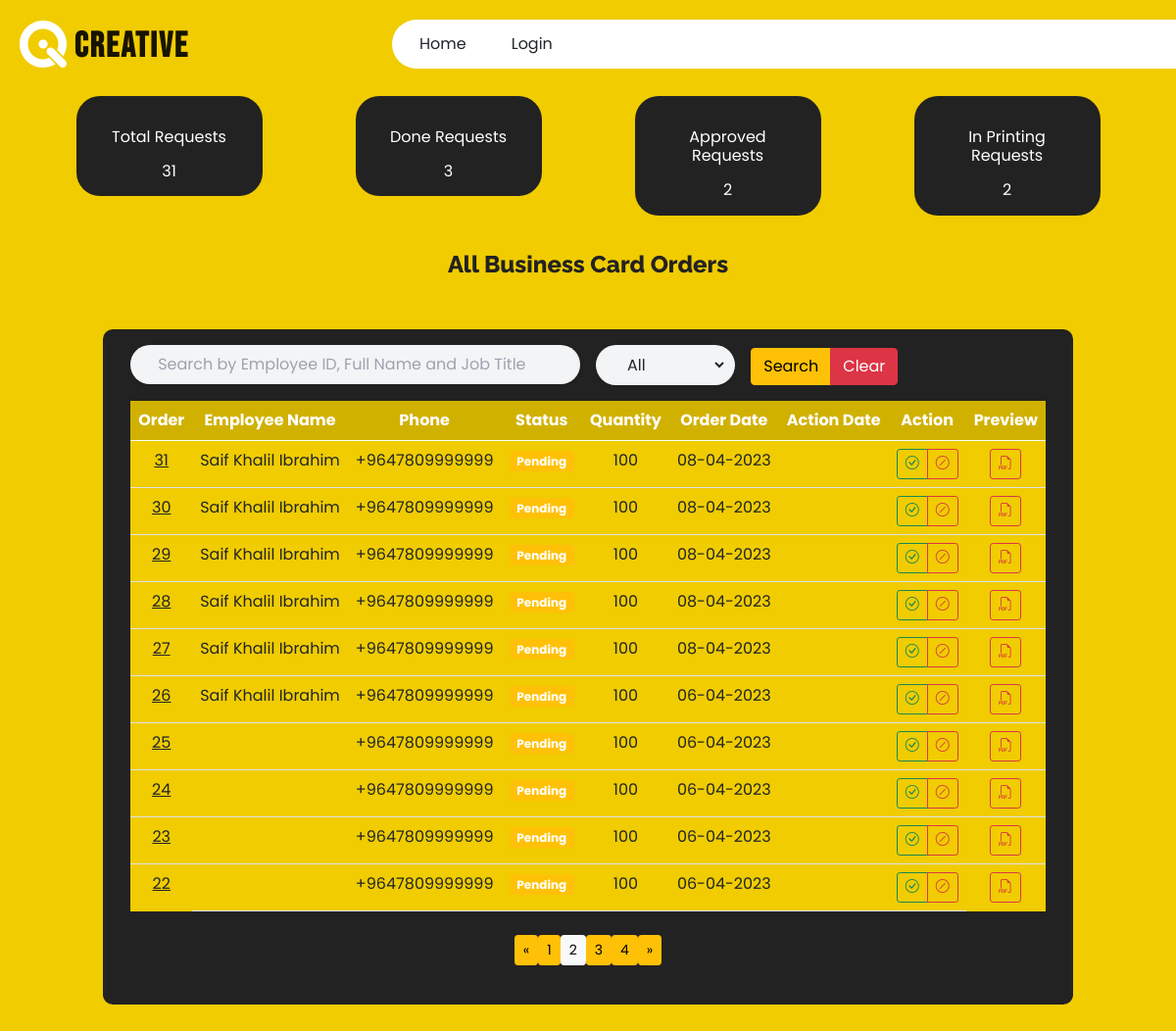
The app's page /business_order/requests/?page=2 with its own data.
### businesscard/models.py (models this page shows, shortened)
class BusinessRequest(models.Model):
    id = models.AutoField(primary_key=True, )
    user = models.ForeignKey(User, related_name='%(class)s_user',
                             null=True, blank=True, on_delete=models.CASCADE)
    employee_id = models.BigIntegerField(blank=False, null=False)
    first_name_en = models.CharField(
        max_length=250, blank=False, null=False, verbose_name='First Name En')
    last_name_en = models.CharField(
        max_length=250, blank=True, null=True, verbose_name='Last Name En')
    first_name_ar = models.CharField(
        max_length=250, blank=False, null=False, verbose_name='First Name Ar')
    last_name_ar = models.CharField(
        max_length=250, blank=True, null=True, verbose_name='last Name Ar')
    job_title = models.CharField(
        max_length=250, blank=False, null=False, verbose_name='Job Title En')
    job_title_ar = models.CharField(
        max_length=250, blank=False, null=False, verbose_name='Job Title Ar')
    phone = PhoneNumberField(verbose_name="Phone Number")
    quantity = models.BigIntegerField(blank=False, null=False)
    pdf = models.FileField(upload_to='pdf/%Y/%m/%d/', verbose_name='PDF')
    created_at = models.DateTimeField(
        auto_now_add=True, editable=False, verbose_name='Created at')
    status = models.CharField(choices=STATUS, default='Pending', max_length=250, blank=False, null=False,
                              verbose_name='Status')
    status_change_by = models.ForeignKey(User, related_name='%(class)s_status_change_by', null=True, blank=True,
                                         on_delete=models.CASCADE)
    status_change_at = models.DateTimeField(
        editable=False, null=True, blank=True, verbose_name='Status Change By')
    modified_at = models.DateTimeField(
        auto_now=True, editable=False, verbose_name='Modified at')
    created_by = models.ForeignKey(
        User, related_name='%(class)s_createdby', on_delete=models.CASCADE, blank=True, null=True, editable=False,
        verbose_name='Created by')
    modified_by = models.ForeignKey(
        User, related_name='%(class)s_modifiedby', null=True, blank=True, on_delete=models.CASCADE, editable=False,
        verbose_name='Modified by')

### businesscard/views.py (the view, shortened to what this page needs)
# urls.py: path('requests/', request_list, name='business_requests'),
def request_list(request):
    if request.method == 'GET':
        if request.GET.get('status'):
            status = request.GET.get('status')
            request.session['status'] = status
        else:
            status = ""
            request.session['status'] = status
        if request.GET.get('keywords'):
            keywords = request.GET.get('keywords')
            request.session['keywords'] = keywords
        else:
            keywords = ""
            request.session['keywords'] = keywords
        if request.GET.get('number_of_records'):
            number_of_records = request.GET.get('number_of_records')
            try:
                request.session['number_of_records'] = int(number_of_records)
            except:
                request.session['number_of_records'] = 50
    status = request.session.get('status')
    keywords = request.session.get('keywords')
    number_of_records = request.session.get('number_of_records')
    request_list3 = BusinessRequest.objects.all()
    total_requests = request_list3.count()
    Approved_requests = request_list3.filter(status='Approved').count()
    InPrinting_requests = request_list3.filter(status='In Printing').count()
    Done_requests = request_list3.filter(status='Done').count()
    request_list = BusinessRequest.objects.all()
    request_list1 = []
    if number_of_records:
        number_of_records = int(number_of_records)
    else:
        number_of_records = 10
    if status:
        request_list = request_list.filter(status=status)
    if keywords:
        query_words = str(keywords).split(" ")  # Get the word in a list
        query = Q()
        for w in query_words:
            if len(w) < 2:  # Min length
                query_words.remove(w)
        for word in query_words:
            query = query | Q(employee_id__icontains=word) | Q(
                first_name_en__icontains=word) | Q(job_title__icontains=word) | Q(last_name_en__icontains=word)
        request_list = request_list.filter(query)
    else:
        request_list = request_list.order_by('-created_at')
    session = [keywords, status, number_of_records]
    paginator = Paginator(request_list, number_of_records)
    page_number = request.GET.get('page', 1)
    page_obj = paginator.get_page(page_number)
    page_range = paginator.get_elided_page_range(
        number=page_number, on_each_side=2, on_ends=2)
    context = {
        'session': json.dumps(session),
        'page_obj': page_obj,
        'page_range': page_range,
        'total_requests': total_requests,
        'Approved_requests': Approved_requests,
        'InPrinting_requests': InPrinting_requests,
        'Done_requests': Done_requests,
        'requests_count': request_list.count(),
    }
    return render(request, 'businesscard/request_list.html', context)

### templates/businesscard/request_list.html (shortened to what this page needs)
{% extends "layout.html" %}
{% block content %}
{% load static %}
{% load humanize %}
<link rel="stylesheet" type="text/css" href="https://cdn.datatables.net/1.11.3/css/dataTables.bootstrap5.min.css" />
<link rel="stylesheet" type="text/css" href="https://cdn.datatables.net/buttons/2.1.1/css/buttons.bootstrap5.min.css" />
<link rel="stylesheet" type="text/css"
  href="https://cdn.datatables.net/responsive/2.2.9/css/responsive.bootstrap5.min.css" />
<div class="header mb-5">
    <div class="mb-3">
        <div class="row justify-content-around justify-content-center my-container">
            <div class="col-lg-2 col-md-2 col-sm-4 col-xs-4 m-3">
                <div class="row p-3 justify-center text-center bg-qitext text-white rounded-3xl ">
                    <h1 class="m-3">Total Requests</h1>
                    <h1>{{total_requests}}</h1>
                </div>
            </div>
            <div class="col-lg-2 col-md-2 col-sm-4 col-xs-4 m-3">
                <div class="row p-3 justify-center text-center bg-qitext text-white rounded-3xl ">
                    <h1 class="m-3">Done Requests</h1>
                    <h1>{{Done_requests}}</h1>
                </div>
            </div>
            <div class="col-lg-2 col-md-2 col-sm-4 col-xs-4 m-3">
                <div class="row p-3 justify-center text-center bg-qitext text-white rounded-3xl ">
                    <h1 class="m-3">Approved Requests</h1>
                    <h1>{{Approved_requests}}</h1>
                </div>
            </div>
            <div class="col-lg-2 col-md-2 col-sm-4 col-xs-4 m-3">
                <div class="row p-3 justify-center text-center bg-qitext text-white rounded-3xl ">
                    <h1 class="m-3">In Printing Requests</h1>
                    <h1>{{InPrinting_requests}}</h1>
                </div>
            </div>
        </div>
    </div>
    <h3 class="message text-center text-3xl x2l:text-4xl font-extrabold font-roleway mb-5">All Business Card Orders</h3>
    <div class="my-container lg:flex x2l:block justify-center">
        <div class="orders-section pb-3 p-2 xl:p-10 lg:flex flex-col justify-center text-center bg-qitext text-white">
        <div class="filtered">
    <section class="main overlay-black">
      <div class="container wrapper">
        <form method="GET" id="filterform">
          <div class="row g-3">
              <div class="col-lg-6 col-sm-12 col-xs-12 mb-3">
               <div class="input-field id-input shadow-sm flex items-center w-full rounded-full px-2 py-2 bg-gray-100">
                <input type="text" class="w-full pl-5 bg-inherit focus-visible:outline-none text-dark" id="keywords" name="keywords" aria-describedby="Search by Employee ID, Full Name and Job Title" placeholder="Search by Employee ID, Full Name and Job Title">
               </div>
            </div>
              <div class="col-lg-2 col-sm-6 col-sx-6 mb-3">
                  <div class="input-field id-input shadow-sm flex items-center w-full rounded-full px-2 py-2 bg-gray-100">
                    <select class="w-full pl-5 bg-inherit focus-visible:outline-none text-dark" placeholder="select status" id="status"
                      name="status" onchange="javascript:this.form.submit()">
                        <option value=''>All</option>
                    </select>
                  </div>
              </div>
          <div class="col-lg-2 col-sm-6 col-sx-6 align-self-end mb-3">
              <div class="btn-group rounded-full" role="group">
              <button type="submit" name="search" value="search" class="btn btn-warning">Search</button>
              <button type="submit" name="clear" value="clear" class="btn btn-danger">Clear</button>
              </div>
        </form>
      </div>
    </section>
  </div>
            <section class="company-jobs ptb80">
                <div class="container">
                  <div class="table-responsive">
                      <table class="table bg-qi table-hover responsive">
                          <thead class="bg-qi-dark text-white">
                              <tr>
                                  <th>Order</th>
                                  <th>Employee Name</th>
                                  <th>Phone</th>
                                  <th>Status</th>
                                  <th>Quantity</th>
                                  <th>Order Date</th>
                                  <th>Action Date</th>
                                  <th>Action</th>
                                <th>Preview</th>
                              </tr>
                           </thead>
                          <tbody>
                          {% for req in page_obj %}
                          <tr>
                              <td><a class="a-underline" href="{% url 'BusinessRequestDetails' req.id %}">{{ req.id }}</a></td>
                              <td>{{ req.first_name_en }} {{ req.last_name_en|default:'' }}</td>
                              <td>{{ req.phone }}</td>
                              <td><span class="badge bg-{% if req.status == 'Pending' %}warning{% elif req.status == 'Approved' %}success{% elif req.status == 'Reject' %}danger{% elif req.status == 'In Printing' %}warning{% elif req.status == 'Done' %}info{% endif %}">{{ req.status }}</span></td>
                              <td>{{ req.quantity }}</td>
                              <td><p data-bs-toggle="tooltip" data-bs-placement="top" title="{{ req.created_at }}">{{ req.created_at|naturalday:'d-m-Y' }}</p></td>
                              <td><p data-bs-toggle="tooltip" data-bs-placement="top" title="{{ req.status_change_at }}">{{ req.status_change_at|naturalday:'d-m-Y'|default:'' }}</p></td>
                              <td>{% if req.status == 'Pending' %}<div class="btn-group rounded-full" role="group"><a class="btn btn-sm btn-outline-success" href="{% url 'BusinessRequestApprove' req.id %}"><i class="bi bi-check-circle"></i></a><a class="btn btn-sm btn-outline-danger" href="{% url 'BusinessRequestReject' req.id %}"><i class="bi bi-slash-circle"></i></a></div>{% elif req.status == 'Approved' %}<a class="btn btn-sm btn-outline-warning text-white" href="{% url 'BusinessRequestInPrinting' req.id %}"><i class="bi bi-printer"></i></a>{% elif req.status == 'In Printing' %}<a class="btn btn-sm btn-outline-info text-white" href="{% url 'BusinessRequestDone' req.id %}"><i class="bi bi-check2-circle"></i></a>{% endif %}</td>
                              <td><a class="btn btn-sm btn-outline-danger" href="{% url 'pdf' req.id %}" target="_blank"><i class="bi bi-filetype-pdf"></i></a></td>
                          </tr>
                          {% endfor %}
                          </tbody>
                      </table>
                  </div>
                  <div class="row justify-content-center mt30 ">
                    <nav aria-label="Page navigation ">
                      <ul class="pagination justify-content-center flex-wrap mt-2 mb-4">
                        {% if page_obj.has_previous %}
                            <li class="page-item"><a class="btn btn-sm btn-warning" href="?page={{ page_obj.previous_page_number }}">«</a></li>
                        {% else %}
                            <li class="disabled page-item"><span class="btn btn-sm btn-light">&laquo;</span></li>
                        {% endif %}
                        {% for i in page_range|default_if_none:page_obj.paginator.get_elided_page_range %}
                            {% if page_obj.number == i %}
                                <li class="active page-item"><span class="btn btn-sm btn-light">{{ i }}</span>
                                </li>
                            {% else %}
                                {% if i == page_obj.paginator.ELLIPSIS %}
                                    <li class="page-item"><span class="btn btn-sm btn-light">{{ i }}</span></li>
                                {% else %}
                                    <li class="page-item"><a class="btn btn-sm btn-warning" href="?page={{ i }}">{{ i }}</a></li>
                                {% endif %}
                            {% endif %}
                        {% endfor %}
                        {% if page_obj.has_next %}
                            <li class="page-item"><a class="btn btn-sm btn-warning" href="?page={{ page_obj.next_page_number }}">»</a></li>
                        {% else %}
                            <li class="disabled page-item"><span class="btn btn-sm btn-light">&raquo;</span></li>
                        {% endif %}
                    </ul>
                    </nav>
                  </div>
                </div>
            </section>
        </div>
    </div>
</div>
{% endblock %}

### records on screen
BusinessRequest: id "31", first_name_en "Saif Khalil", last_name_en "Ibrahim", phone "+9647809999999", status "Pending", quantity "100", created_at "08-04-2023"
BusinessRequest: id "30", first_name_en "Saif Khalil", last_name_en "Ibrahim", phone "+9647809999999", status "Pending", quantity "100", created_at "08-04-2023"
BusinessRequest: id "29", first_name_en "Saif Khalil", last_name_en "Ibrahim", phone "+9647809999999", status "Pending", quantity "100", created_at "08-04-2023"
BusinessRequest: id "28", first_name_en "Saif Khalil", last_name_en "Ibrahim", phone "+9647809999999", status "Pending", quantity "100", created_at "08-04-2023"
BusinessRequest: id "27", first_name_en "Saif Khalil", last_name_en "Ibrahim", phone "+9647809999999", status "Pending", quantity "100", created_at "08-04-2023"
BusinessRequest: id "26", first_name_en "Saif Khalil", last_name_en "Ibrahim", phone "+9647809999999", status "Pending", quantity "100", created_at "06-04-2023"
BusinessRequest: id "25", phone "+9647809999999", status "Pending", quantity "100", created_at "06-04-2023"
BusinessRequest: id "24", phone "+9647809999999", status "Pending", quantity "100", created_at "06-04-2023"
BusinessRequest: id "23", phone "+9647809999999", status "Pending", quantity "100", created_at "06-04-2023"
BusinessRequest: id "22", phone "+9647809999999", status "Pending", quantity "100", created_at "06-04-2023"

### other values on screen
{{ total_requests }} "31"
{{ Done_requests }} "3"
{{ Approved_requests }} "2"
{{ InPrinting_requests }} "2"
{{ i }} "1" "3" "4"
{{ i }} "2"
